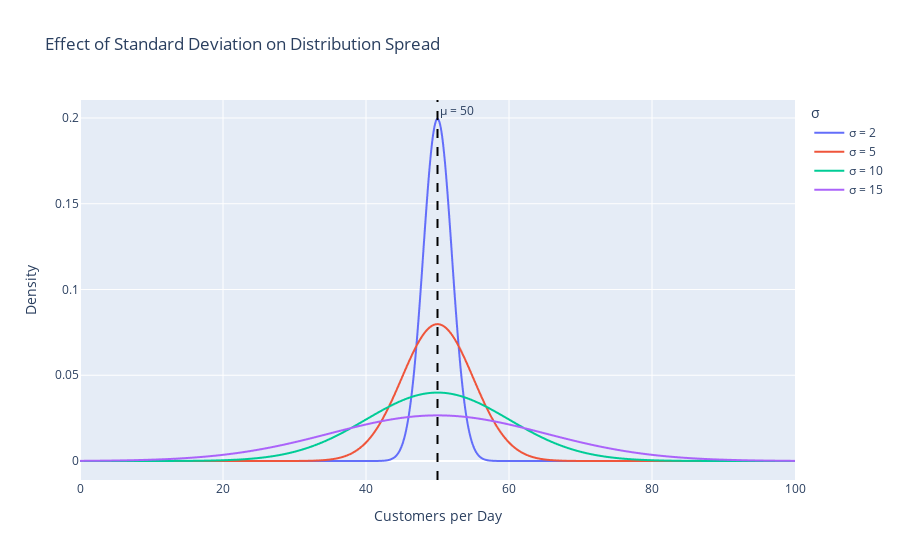

Notebook cell for this chart:
### Markdown cell above
### Vergelijking van spreiding tussen continue verdelingen

## ✍️
Visualiseer normale verdelingen met verschillende standaardafwijkingen (bv. 2, 5, 10 en 15) maar hetzelfde gemiddelde (bv. 50 klanten per dag).

### Code cell
# Normal distributions with different standard deviations
mu = 50  # average customers per day
sigmas = [2, 5, 10, 15]

x = np.linspace(mu - 50, mu + 50, 1000)

# Create combined dataframe
data = []
for sigma in sigmas:
    pdf = stats.norm.pdf(x, mu, sigma)
    for xi, pi in zip(x, pdf, strict=False):
        data.append({"x": xi, "Density": pi, "σ": f"σ = {sigma}"})

df = pd.DataFrame(data)
fig = px.line(
    df, x="x", y="Density", color="σ", title="Effect of Standard Deviation on Distribution Spread"
)
fig.add_vline(
    x=mu,
    line_dash="dash",
    line_color="black",
    annotation_text=f"μ = {mu}",
    annotation_position="top right",
)
fig.update_layout(
    xaxis_range=[mu - 50, mu + 50], xaxis_title="Customers per Day", yaxis_title="Density"
)
fig.show()

### Figure 1 — Plotly figure (JSON) as saved in the notebook; plotly's stock layout.template omitted (floating-point values rounded to 4 significant figures; data arrays with more than 128 entries replaced by an {"elided": "..."} marker saying what was removed)
{"data": [{"hovertemplate": "σ=σ = 2<br>x=%{x}<br>Density=%{y}<extra></extra>", "legendgroup": "σ = 2", "line": {"color": "#636efa", "dash": "solid"}, "marker": {"symbol": "circle"}, "mode": "lines", "name": "σ = 2", "showlegend": true, "type": "scattergl", "x": {"elided": "1000 float values"}, "xaxis": "x", "y": {"elided": "1000 float values"}, "yaxis": "y"}, {"hovertemplate": "σ=σ = 5<br>x=%{x}<br>Density=%{y}<extra></extra>", "legendgroup": "σ = 5", "line": {"color": "#EF553B", "dash": "solid"}, "marker": {"symbol": "circle"}, "mode": "lines", "name": "σ = 5", "showlegend": true, "type": "scattergl", "x": {"elided": "1000 float values"}, "xaxis": "x", "y": {"elided": "1000 float values"}, "yaxis": "y"}, {"hovertemplate": "σ=σ = 10<br>x=%{x}<br>Density=%{y}<extra></extra>", "legendgroup": "σ = 10", "line": {"color": "#00cc96", "dash": "solid"}, "marker": {"symbol": "circle"}, "mode": "lines", "name": "σ = 10", "showlegend": true, "type": "scattergl", "x": {"elided": "1000 float values"}, "xaxis": "x", "y": {"elided": "1000 float values"}, "yaxis": "y"}, {"hovertemplate": "σ=σ = 15<br>x=%{x}<br>Density=%{y}<extra></extra>", "legendgroup": "σ = 15", "line": {"color": "#ab63fa", "dash": "solid"}, "marker": {"symbol": "circle"}, "mode": "lines", "name": "σ = 15", "showlegend": true, "type": "scattergl", "x": {"elided": "1000 float values"}, "xaxis": "x", "y": {"elided": "1000 float values"}, "yaxis": "y"}], "layout": {"annotations": [{"showarrow": false, "text": "μ = 50", "x": 50, "xanchor": "left", "xref": "x", "y": 1, "yanchor": "top", "yref": "y domain"}], "legend": {"title": {"text": "σ"}, "tracegroupgap": 0}, "shapes": [{"line": {"color": "black", "dash": "dash"}, "type": "line", "x0": 50, "x1": 50, "xref": "x", "y0": 0, "y1": 1, "yref": "y domain"}], "title": {"text": "Effect of Standard Deviation on Distribution Spread"}, "xaxis": {"anchor": "y", "domain": [0, 1], "range": [0, 100], "title": {"text": "Customers per Day"}}, "yaxis": {"anchor": "x", "domain": [0, 1], "title": {"text": "Density"}}}}
